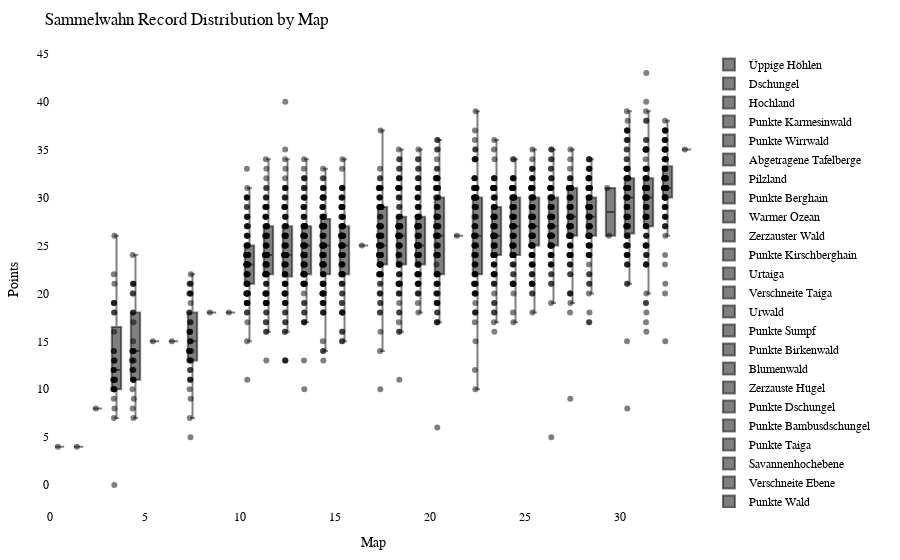

Notebook code cell kept with this figure:
### Code cell
import plotly.graph_objects as go
import plotly.io as pio

df = getRecordsDataframe(minigame="Sammelwahn")

# sort df columns by mean value 
df = df.reindex(df.mean().sort_values().index, axis=1)

# drop sum column
df = df.drop(columns=["Sum"])

# Calculate the offset for centering the data points
num_columns = len(df.columns)
offset = 0.5

# Create a Swarm plot using Plotly
fig = go.Figure()

for i, column in enumerate(df.columns):
    x_values = [i + offset] * len(df[column])  # Adjust x-values with offset for horizontal centering
    fig.add_trace(go.Box(x=x_values,
                         y=df[column],
                         name=column,
                         boxpoints='all',
                         pointpos=-0.5,  # Adjust point position to prevent overlapping
                         marker=dict(color='rgba(0,0,0,0.5)', size=6),  # Adjust marker color and size
                         hovertext=df.index,
                         hoverinfo='text+y'))

fig.update_layout(title="Sammelwahn Record Distribution by Map",
                  xaxis=dict(title="Map"),
                  yaxis=dict(title="Points"),
                  showlegend=True,
                  font=dict(family="Arial", size=12, color="black"),  # Customize font
                  plot_bgcolor="white",  # Set background color
                  margin=dict(l=50, r=50, t=50, b=50),  # Adjust margins for better layout
                  )

pio.show(fig)

pio.write_html(fig, "out/sammel_swarm_plot.html")
